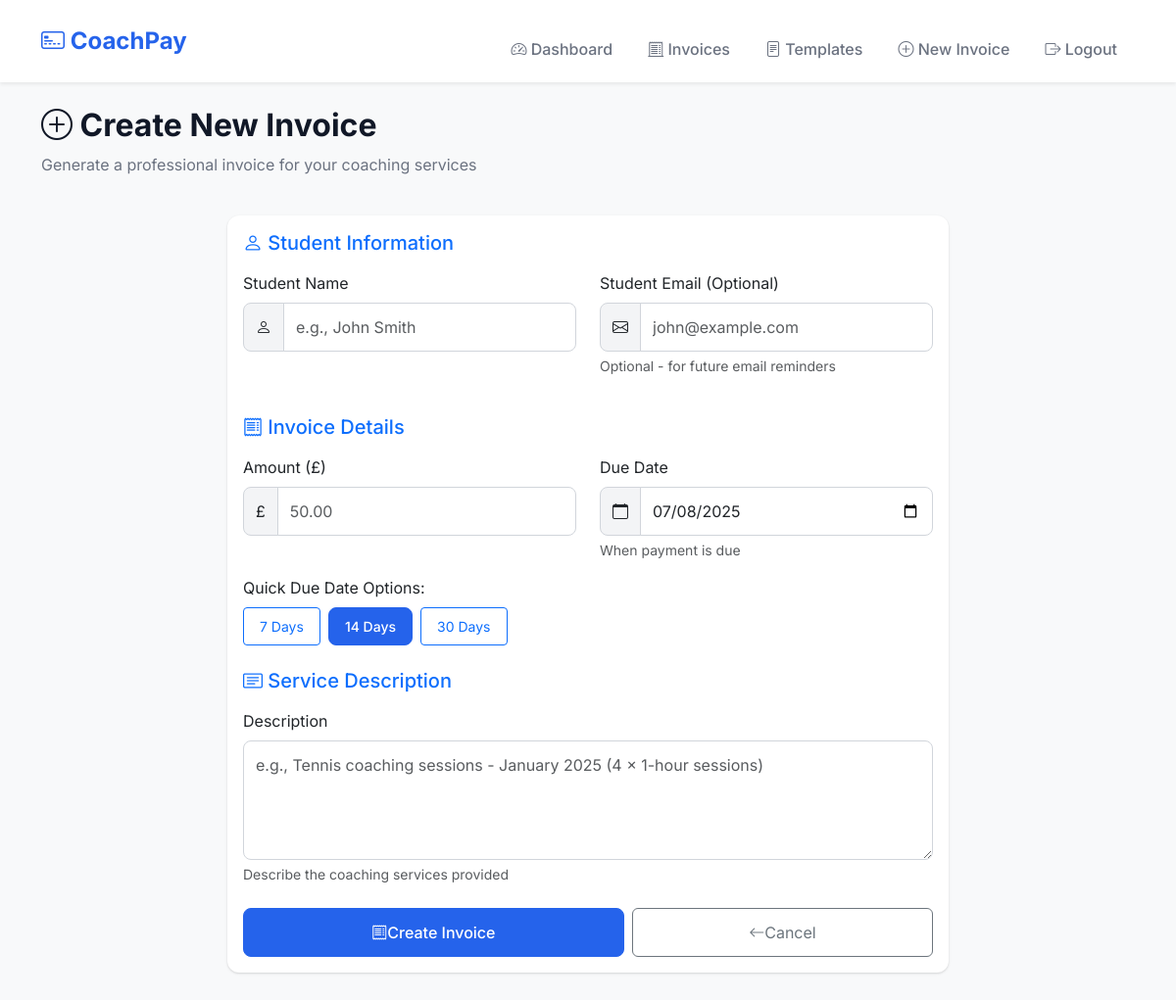
The app's page /create-invoice (signed in), older data.
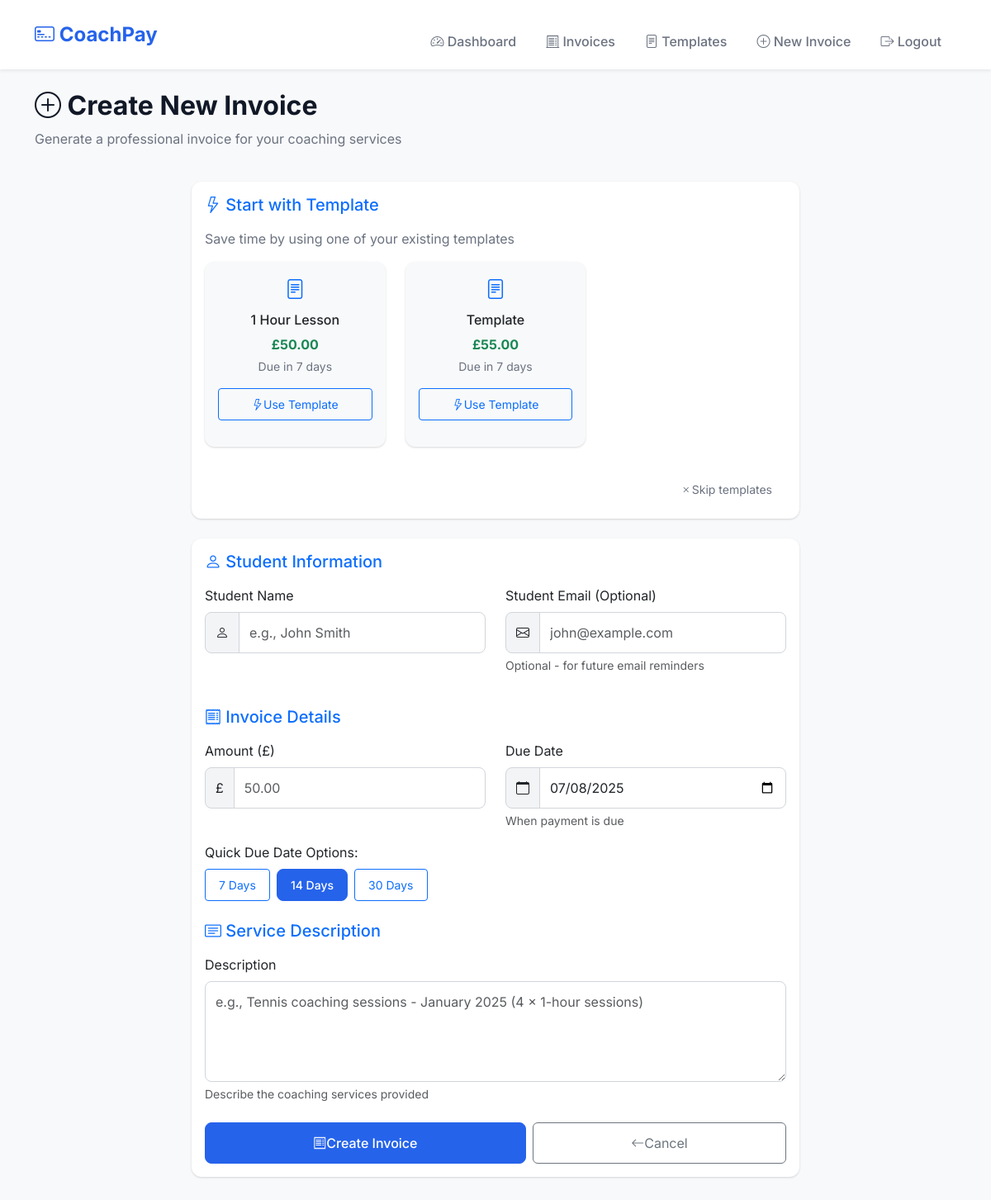
The same page, newer data.
### app.py (models this page shows)
class InvoiceTemplate(db.Model):
    id = db.Column(db.Integer, primary_key=True)
    coach_id = db.Column(db.Integer, db.ForeignKey('coach.id'), nullable=False)
    name = db.Column(db.String(100), nullable=False)
    amount = db.Column(sa.Numeric(10, 2), nullable=False)
    description = db.Column(db.Text, nullable=False)
    default_due_days = db.Column(db.Integer, nullable=False, default=14)
    created_at = db.Column(db.DateTime, default=datetime.utcnow)
    updated_at = db.Column(db.DateTime, default=datetime.utcnow, onupdate=datetime.utcnow)
    invoices = db.relationship('Invoice', backref='template', lazy=True)

### app.py (the view, shortened to what this page needs)
@app.route('/create-invoice', methods=['GET', 'POST'])
@login_required
def create_invoice():
    form = InvoiceForm()
    templates = InvoiceTemplate.query.filter_by(coach_id=session['coach_id'])\
        .order_by(InvoiceTemplate.name.asc()).all()
    return render_template('create_invoice.html', form=form, templates=templates)

### app.py
class InvoiceForm(FlaskForm):
    student_name = StringField('Student Name', validators=[DataRequired(), Length(min=2, max=100)])
    student_email = EmailField('Student Email (Optional)', validators=[Email()])
    amount = DecimalField('Amount (£)', validators=[DataRequired(), NumberRange(min=0.01, max=9999.99)])
    description = TextAreaField('Description', validators=[DataRequired(), Length(max=500)])
    due_date = DateField('Due Date', validators=[DataRequired()])

### app.py (called while the page is built)
def login_required(f):
    @wraps(f)
    def decorated_function(*args, **kwargs):
        if 'coach_id' not in session:
            flash('Please log in to access this page.', 'warning')
            return redirect(url_for('login'))
        return f(*args, **kwargs)
    return decorated_function

### templates/create_invoice.html (shortened to what the changed rows need)
{% extends "base.html" %}
{% block content %}
<div class="row mb-4">
    <div class="col-12">
        <h2 class="fw-bold">
            <i class="bi bi-plus-circle"></i>
            {% if template %}
                Create Invoice from Template: {{ template.name }}
            {% else %}
                Create New Invoice
            {% endif %}
        </h2>
    </div>
</div>
{% if not template and templates %}
<div class="row">
    <div class="col-lg-8 mx-auto">
        <div class="card mb-4">
            <div class="card-body">
                <div class="form-section">
                    <h5 class="text-primary mb-3">
                        <i class="bi bi-lightning"></i> Start with Template
                    </h5>
                    <p class="text-muted mb-3">Save time by using one of your existing templates</p>
                    <div class="d-none d-md-block">
                        <div class="row">
                            {% for tmpl in templates[:3] %}
                            <div class="col-md-4 mb-3">
                                <div class="card bg-light border-2 template-card h-100" style="cursor: pointer;" onclick="useTemplate({{ tmpl.id }})">
                                    <div class="card-body text-center p-3">
                                        <div class="mb-2">
                                            <i class="bi bi-file-text text-primary" style="font-size: 1.5rem;"></i>
                                        </div>
                                        <h6 class="card-title mb-2">{{ tmpl.name }}</h6>
                                        <div class="text-success fw-bold mb-1">£{{ "%.2f"|format(tmpl.amount) }}</div>
                                        <small class="text-muted d-block mb-3">Due in {{ tmpl.default_due_days }} days</small>
                                        <button type="button" class="btn btn-outline-primary btn-sm w-100">
                                            <i class="bi bi-lightning"></i> Use Template
                                        </button>
                                    </div>
                                </div>
                            </div>
                            {% endfor %}
                        </div>
                    </div>
                    <div class="d-flex justify-content-between align-items-center mt-3">
                        <button type="button" class="btn btn-link btn-sm text-muted" onclick="toggleTemplateSection()">
                            <i class="bi bi-x"></i> Skip templates
                        </button>
                    </div>
                </div>
            </div>
        </div>
    </div>
</div>
{% endif %}
{% endblock %}

Row changes from the older to the newer data that the page shows:
added InvoiceTemplate: name "1 Hour Lesson", amount "50.00", default_due_days "7"
added InvoiceTemplate: name "Template", amount "55.00", default_due_days "7"
Text that changed along with them:
text now shown: "Start with Template Save time by using one of your existing templates Skip templates"
